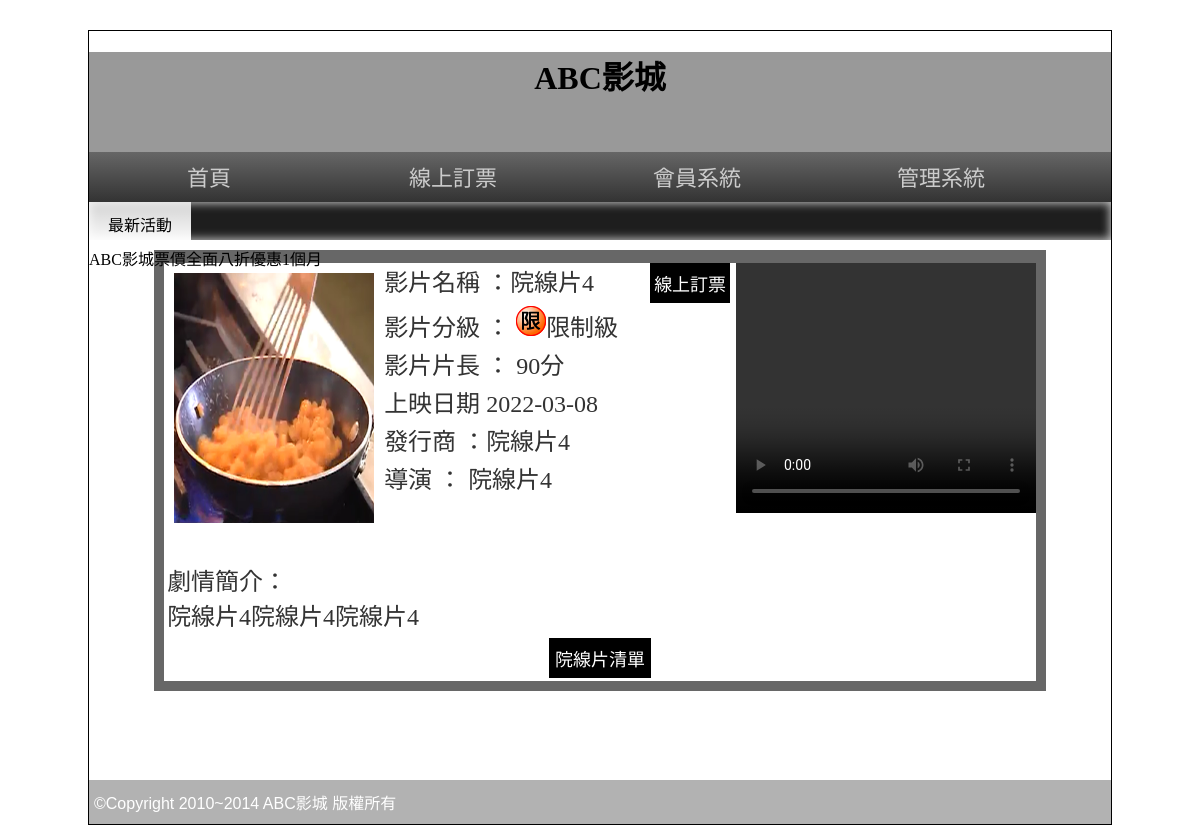
The app's page /?do=intro&id=5, older data.
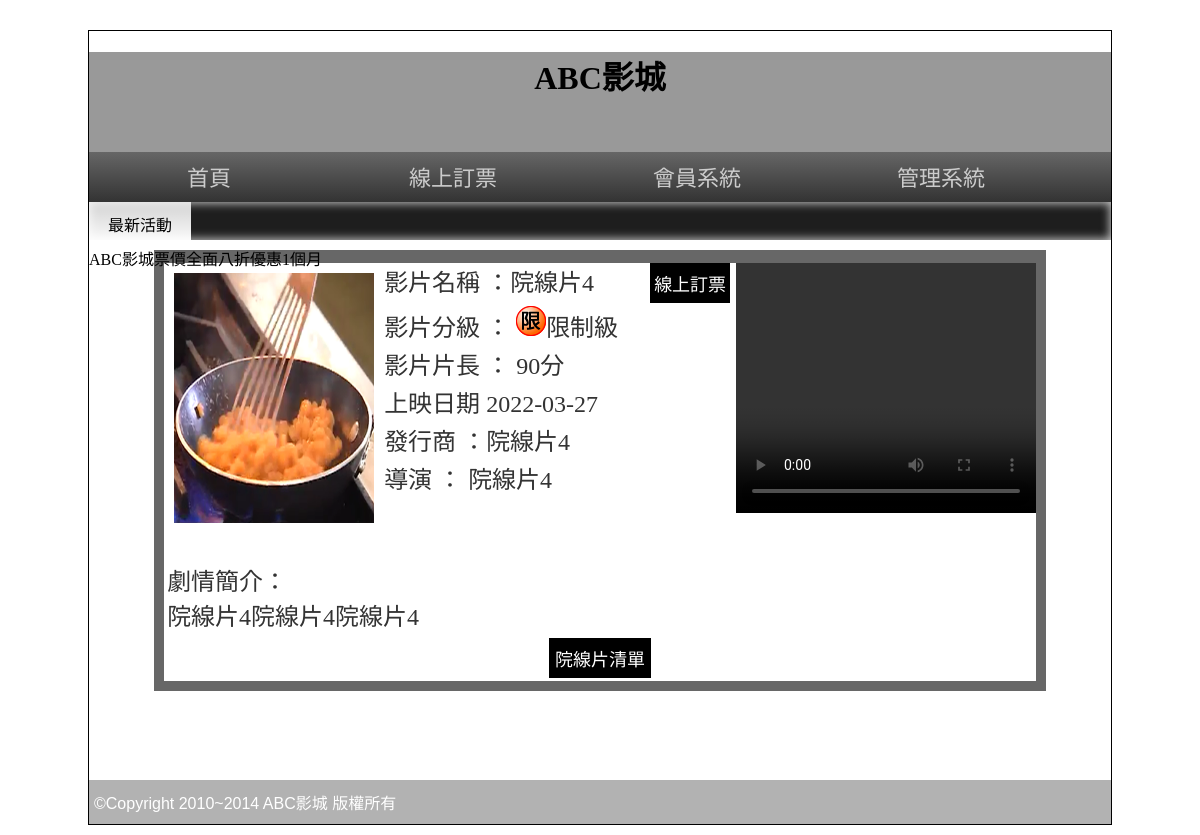
The same page, newer data.
### tables this page shows
CREATE TABLE `movie` (
  `id` int(10) UNSIGNED NOT NULL,
  `name` text DEFAULT NULL,
  `level` int(11) DEFAULT NULL,
  `length` int(11) DEFAULT NULL,
  `ondate` date DEFAULT NULL,
  `publish` text DEFAULT NULL,
  `director` text DEFAULT NULL,
  `trailer` text DEFAULT NULL,
  `poster` text DEFAULT NULL,
  `intro` text DEFAULT NULL,
  `rank` int(11) DEFAULT NULL,
  `sh` int(11) DEFAULT 1
);

### base.php (called while the page is built, shortened)
<?php
class DB
{
    protected $dsn = "mysql:host=localhost;charset=utf8;dbname=web03";
    protected $user = "root";
    protected $pw = "";
    protected $table;
    protected $pdo;
    protected $level=[1=>"普遍級",2=>"輔導級",3=>"保護級",4=>"限制級"];
    public function __construct($table)
    {
        $this->table = $table;
        $this->pdo = new PDO($this->dsn, $this->user, $this->pw);
    }
    public function find($id)
    {
        $sql = "SELECT * FROM $this->table WHERE ";
        if (is_array($id)) {
            foreach ($id as $key => $value) {
                $tmp[] = "`$key`='$value'";
            }
            $sql .= implode(" AND ", $tmp);
        } else {
            $sql .= " `id`='$id'";
        }
        return $this->pdo->query($sql)->fetch(PDO::FETCH_ASSOC);
    }
    public function level($level){
        return $this->level[$level];
    }
}
$Movie = new DB('movie');

### front/intro.php (the view)
<?php
  $row=$Movie->find($_GET['id']);
?>
<div class="tab rb" style="width:87%;">
  <div style="background:#FFF; width:100%; color:#333; text-align:left">
    <video src="img/<?=$row['trailer'];?>" width="300px" height="250px" controls="" style="float:right;"></video>
    <font style="font-size:24px"> <img src="img/<?=$row['poster'];?>" width="200px" height="250px" style="margin:10px; float:left">
      <p style="margin:3px">影片名稱 ：<?=$row['name'];?>
        <input type="button" value="線上訂票" onclick="location.href='?do=order&id=<?=$row['id'];?>'" style="margin-left:50px; padding:2px 4px" class="b2_btu">
      </p>
      <p style="margin:3px">影片分級 ： <img src="icon/<?=$row['level'];?>.png" style="display:inline-block;"><?=$Movie->level($row['level']);?> </p>
      <p style="margin:3px">影片片長 ： <?=$row['length'];?>分</p>
      <p style="margin:3px">上映日期 <?=$row['ondate'];?></p>
      <p style="margin:3px">發行商 ：<?=$row['publish'];?> </p>
      <p style="margin:3px">導演 ： <?=$row['director'];?></p>
      <br>
      <br>
      <p style="margin:10px 3px 3px 3px; word-break:break-all"> 劇情簡介：<br>
      <?=$row['intro'];?></p>
    </font>
    <table width="100%" border="0">
      <tbody>
        <tr>
          <td align="center"><input type="button" value="院線片清單" onclick="location.href='index.php'"></td>
        </tr>
      </tbody>
    </table>
  </div>
</div>

Row changes from the older to the newer data that the page shows:
changed movie "院線片4": ondate "2022-03-08" → "2022-03-27"
